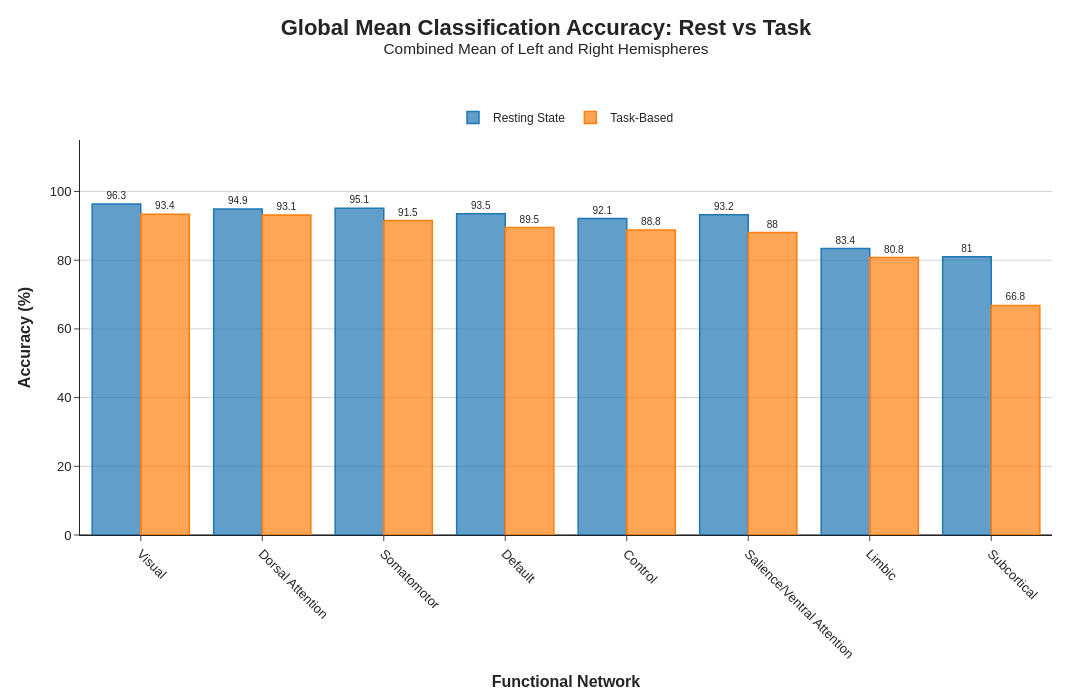

The code cell stored with this chart in its notebook:
### Code cell
import plotly.graph_objects as go
import pandas as pd

# 1. Combine LH and RH data and calculate global means
def get_combined_accuracy(df_lh, df_rh):
    # Combine dataframes
    df_combined = pd.concat([df_lh, df_rh], ignore_index=True)
    
    # Calculate Mean error rates per Network across both hemispheres
    df_acc = df_combined.groupby('major_network')[['rest_rate', 'task_rate']].mean().reset_index()
    
    # Convert error rates to Accuracy (%)
    df_acc['Rest Accuracy (%)'] = (1 - df_acc['rest_rate']) * 100
    df_acc['Task Accuracy (%)'] = (1 - df_acc['task_rate']) * 100
    
    # Sort by Task Accuracy (%) descending for a clean hierarchy
    return df_acc.sort_values('Task Accuracy (%)', ascending=False)

# Process the combined data
df_acc_global = get_combined_accuracy(region_comparison_LH, region_comparison_RH)

# 2. Build the Unified Vertical Bar Plot
fig = go.Figure()

# Add Resting State Bar
fig.add_trace(go.Bar(
    x=df_acc_global['major_network'],
    y=df_acc_global['Rest Accuracy (%)'],
    name='Resting State',
    marker_color='rgba(31, 119, 180, 0.7)',
    marker_line=dict(width=1.5, color='rgb(31, 119, 180)'),
    text=df_acc_global['Rest Accuracy (%)'].round(1),
    textposition='outside',
    textfont=dict(size=10)
))

# Add Task-Based Bar
fig.add_trace(go.Bar(
    x=df_acc_global['major_network'],
    y=df_acc_global['Task Accuracy (%)'],
    name='Task-Based',
    marker_color='rgba(255, 127, 14, 0.7)',
    marker_line=dict(width=1.5, color='rgb(255, 127, 14)'),
    text=df_acc_global['Task Accuracy (%)'].round(1),
    textposition='outside',
    textfont=dict(size=10)
))

# 3. Academic Styling
fig.update_layout(
    template='simple_white',
    title={
        'text': '<b>Global Mean Classification Accuracy: Rest vs Task</b><br><sup>Combined Mean of Left and Right Hemispheres</sup>',
        'x': 0.5, 'y': 0.95,
        'font': dict(size=22, family="Arial")
    },
    xaxis_title='<b>Functional Network</b>',
    yaxis_title='<b>Accuracy (%)</b>',
    barmode='group',
    height=700, 
    width=1100,
    legend=dict(
        orientation="h", 
        yanchor="bottom", y=1.02, 
        xanchor="center", x=0.5,
        font=dict(size=12)
    ),
    font=dict(family="Arial", size=13),
    margin=dict(t=140, b=100, l=80, r=40)
)

# Y-Axis formatting with academic grid
fig.update_yaxes(
    range=[0, 115], 
    dtick=20, 
    showgrid=True, 
    gridcolor='lightgrey',
    zeroline=True,
    zerolinecolor='black'
)

# X-Axis formatting
fig.update_xaxes(tickangle=45)

fig.show()

### Figure 1 — Plotly figure (JSON) as saved in the notebook; plotly's stock layout.template omitted (floating-point values rounded to 4 significant figures)
{"data": [{"marker": {"color": "rgba(31, 119, 180, 0.7)", "line": {"color": "rgb(31, 119, 180)", "width": 1.5}}, "name": "Resting State", "text": [96.3, 94.9, 95.1, 93.5, 92.1, 93.2, 83.4, 81.0], "textfont": {"size": 10}, "textposition": "outside", "type": "bar", "x": ["Visual", "Dorsal Attention", "Somatomotor", "Default", "Control", "Salience/Ventral Attention", "Limbic", "Subcortical"], "y": [96.34, 94.91, 95.1, 93.54, 92.15, 93.22, 83.39, 81.0]}, {"marker": {"color": "rgba(255, 127, 14, 0.7)", "line": {"color": "rgb(255, 127, 14)", "width": 1.5}}, "name": "Task-Based", "text": [93.4, 93.1, 91.5, 89.5, 88.8, 88.0, 80.8, 66.8], "textfont": {"size": 10}, "textposition": "outside", "type": "bar", "x": ["Visual", "Dorsal Attention", "Somatomotor", "Default", "Control", "Salience/Ventral Attention", "Limbic", "Subcortical"], "y": [93.35, 93.14, 91.54, 89.51, 88.8, 88.04, 80.79, 66.84]}], "layout": {"barmode": "group", "font": {"family": "Arial", "size": 13}, "height": 700, "legend": {"font": {"size": 12}, "orientation": "h", "x": 0.5, "xanchor": "center", "y": 1.02, "yanchor": "bottom"}, "margin": {"b": 100, "l": 80, "r": 40, "t": 140}, "title": {"font": {"family": "Arial", "size": 22}, "text": "<b>Global Mean Classification Accuracy: Rest vs Task</b><br><sup>Combined Mean of Left and Right Hemispheres</sup>", "x": 0.5, "y": 0.95}, "width": 1100, "xaxis": {"tickangle": 45, "title": {"text": "<b>Functional Network</b>"}}, "yaxis": {"dtick": 20, "gridcolor": "lightgrey", "range": [0, 115], "showgrid": true, "title": {"text": "<b>Accuracy (%)</b>"}, "zeroline": true, "zerolinecolor": "black"}}}
